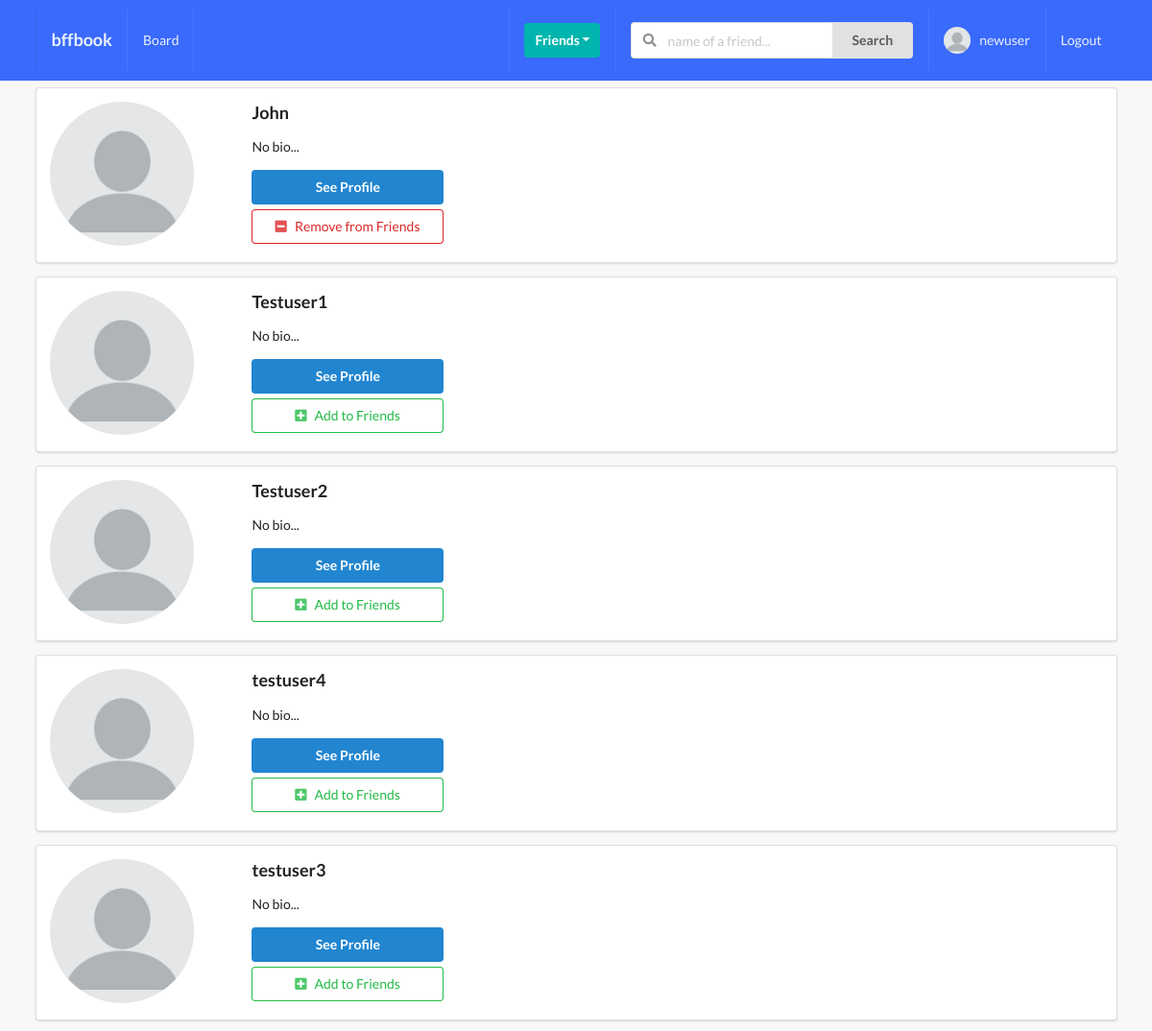
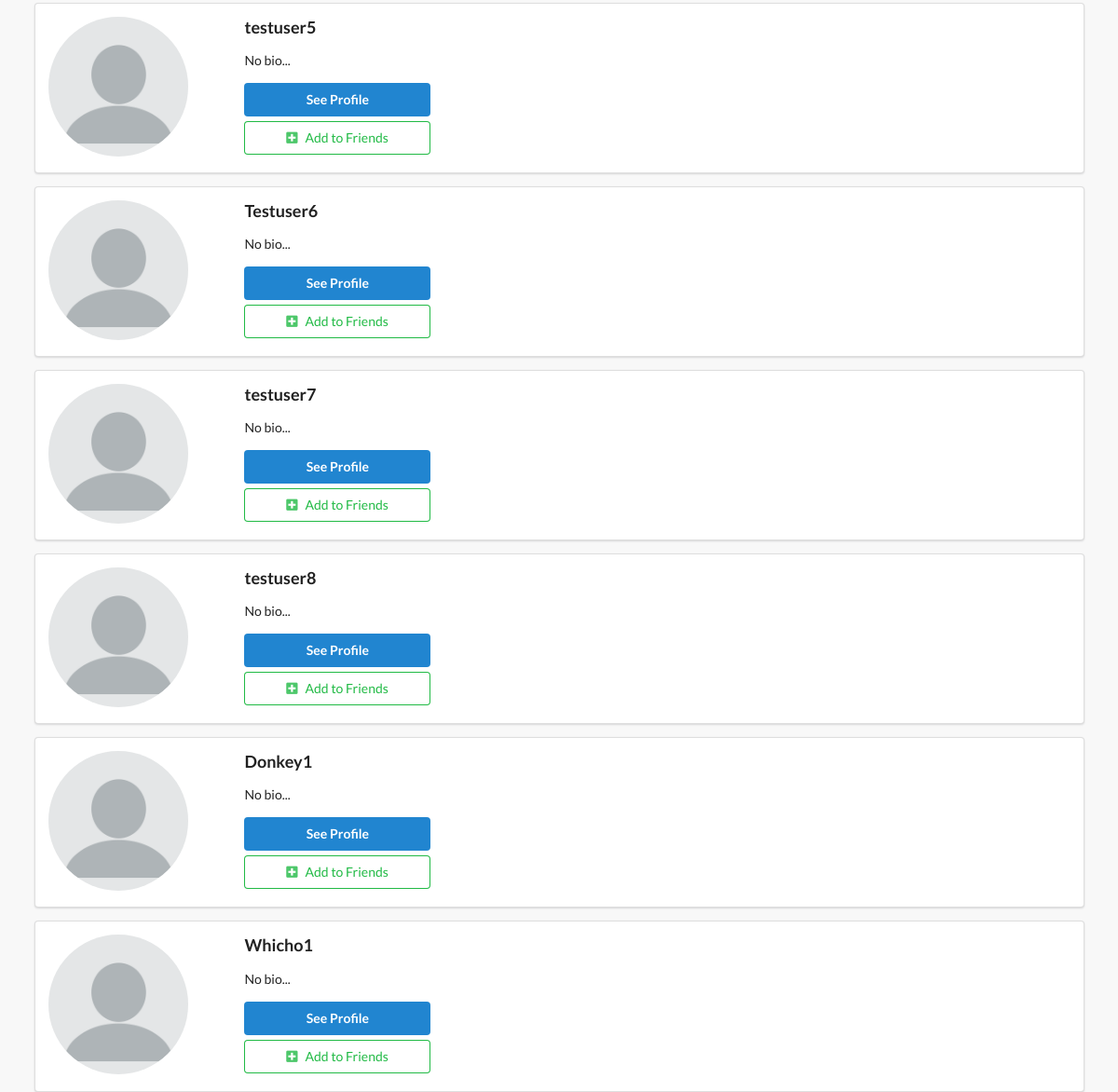
Screenshot of /profiles/ (signed in) with the database file from the repository (2 pictures, top to bottom).
### profiles/models.py (models this page shows, shortened)
class Profile(models.Model):
    first_name = models.CharField(max_length=200, blank=True)
    last_name = models.CharField(max_length=200, blank=True)
    user = models.OneToOneField(User, on_delete=models.CASCADE)
    bio = models.TextField(default="No bio...", max_length=300)
    email = models.EmailField(max_length=200, blank=True)
    country = models.CharField(max_length=200, blank=True)
    avatar = models.ImageField(default='avatar.png', upload_to='avatars/')
    friends = models.ManyToManyField(User, blank=True, related_name='friends')
    slug = models.SlugField(unique=True, blank=True)
    updated = models.DateTimeField(auto_now=True)
    created = models.DateTimeField(auto_now_add=True)
    objects = ProfileManager()
    def get_absolute_url(self):
        return reverse('profiles:profile-detail-view', kwargs={'slug': self.slug})
    __initial_first_name = None
    __initail_last_name = None
    def __init__(self, *args, **kwargs):
        super().__init__(*args, **kwargs)
        self.__initial_first_name = self.first_name
        self.__initial_last_name = self.last_name

### profiles/views.py (the view)
# urls.py: path('', ProfileListView.as_view(), name='all-profiles-view'),
class ProfileListView(LoginRequiredMixin, ListView):
    model = Profile
    template_name = 'profiles/profile_list.html'
    def get_queryset(self):
        qs = Profile.objects.get_all_profiles(self.request.user)
        return qs
    def get_context_data(self, **kwargs):
        context = super().get_context_data(**kwargs)
        user = User.objects.get(username__iexact=self.request.user)
        profile = Profile.objects.get(user=user)
        rel_r = Relationship.objects.filter(sender=profile)
        rel_s = Relationship.objects.filter(receiver=profile)
        rel_receiver = []
        rel_sender = []
        for item in rel_r:
            rel_receiver.append(item.receiver.user)
        for item in rel_s:
            rel_sender.append(item.sender.user)
        context['rel_receiver'] = rel_receiver
        context['rel_sender'] = rel_sender
        context['is_empty'] = False
        if len(self.get_queryset()) == 0:
            context['is_empty'] = True
        return context

### profiles/context_processors.py (called while the page is built)
def profile_pic(request):
    if request.user.is_authenticated:
        profile_obj = Profile.objects.get(user=request.user)
        pic = profile_obj.avatar
        return {'picture': pic}
    return {}

def invitations_received_no(request):
    if request.user.is_authenticated:
        profile_obj = Profile.objects.get(user=request.user)
        qs_count = Relationship.objects.invitations_received(profile_obj).count()
        return {'invites_num': qs_count}
    return {}

### profiles/models.py (called while the page is built)
    def get_all_profiles(self, me):
        profiles = Profile.objects.all().exclude(user=me)
        return profiles

    def invitations_received(self, receiver):
        qs = Relationship.objects.filter(receiver=receiver, status='send')
        return qs

### profiles/templates/profiles/profile_list.html (shortened to what this page needs)
{% extends 'base.html' %}
{% block content %}
    {% for obj in object_list %}
        <div class="ui segment">
            <div class="ui grid">
                <div class="row">
                    <div class="three wide column">
                        <img src="{{ obj.avatar.url }}" alt="" class="ui small circular image">
                    </div>
                    <div class="thirteen wide column">
                        <h3>{{ obj.user }}</h3>
                        <p>{{ obj.bio }}</p>
                        <a href="{{ obj.get_absolute_url }}"><button class="ui primary button mb-5 w-big">See Profile</button></a>
                        <br>
                        {% if obj.user not in rel_receiver and obj.user not in rel_sender %}
                        <form action="{%  url 'profiles:send-invite' %}" method="POST">
                            <button type="submit" class="ui positive basic button mb-5 w-big"><i class="plus square icon"></i>Add to Friends</button>
                        </form>
                        {% endif %}
                        {% if request.user in obj.friends.all %}
                        <form action="{% url 'profiles:remove-friend' %}" method="POST">
                            <button type="submit" class="ui negative basic button mb-5 w-big"><i class="minus square icon"></i>Remove from Friends</button>
                        </form>
                        {% endif %}
                    </div>
                </div>
            </div>
        </div>
    {% endfor %}
{% endblock content %}

### templates/main/navbar.html (shortened to what this page needs)
{% url 'home_view' as path_to_home %}
{% url 'posts:main-post-view' as path_to_posts %}
{% url 'profiles:my-profile-view' as path_to_my_profile %}
<div class="ui inverted menu nav mb-7">
    <div class="ui container">
        <a href="{{ path_to_home }}" class=" {% if request.path == path_to_home %}active{% endif %} item">
            <h3>bffbook</h3>
        </a>
        {% if request.user.is_authenticated %}
        <a href="{{ path_to_posts }}" class="{% if request.path == path_to_posts %}active{% endif %} item">
            Board
        </a>
        {% endif %}
        <div class="right menu">
            {% if request.user.is_authenticated %}
            <div class="item">
                <div class="ui floating dropdown icon button teal"> Friends
                    <i class="dropdown icon"></i>
                </div>
            </div>
                <div class="item">
                <form action="" method="GET">
                    <div class="ui action left icon input">
                    <input class="prompt" type="text" name='q' placeholder="name of a friend...">
                    <button type='submit' class="ui button">Search</button>
                    </div>
                </form>
                </div>
                <a href="{{path_to_my_profile}}" class="{% if request.path == path_to_my_profile %}active{% endif %} item">
                    <img src="{{ picture.url }}" alt="" class="ui avatar image">&nbsp;
                    {{ request.user }}
                </a>
                <a href="{% url 'account_logout' %}" class="ui item">
                    Logout
                </a>
            {% else %}
            <a href="{% url 'account_login' %}" class="ui item">
                    Login
                </a>
            {% endif %}
        </div>
    </div>
</div>

### static/style.css (style rules this page uses)
body { background: #F8F8F8 !important; }
.nav { border-radius: 0px !important; padding: 10px 0 10px 0 !important; background-color: #396afc !important; }
.mb-7 { margin-bottom: 7px !important; }
.mb-5 { margin-bottom: 5px !important; }
.w-big { width: 200px !important; }

### rows the page displays
Profile: avatar (placeholder picture), user "John", bio "No bio..."
Profile: avatar (placeholder picture), user "Testuser1", bio "No bio..."
Profile: avatar (placeholder picture), user "Testuser2", bio "No bio..."
Profile: avatar (placeholder picture), user "testuser4", bio "No bio..."
Profile: avatar (placeholder picture), user "testuser3", bio "No bio..."
Profile: avatar (placeholder picture), user "testuser5", bio "No bio..."
Profile: avatar (placeholder picture), user "Testuser6", bio "No bio..."
Profile: avatar (placeholder picture), user "testuser7", bio "No bio..."
Profile: avatar (placeholder picture), user "testuser8", bio "No bio..."
Profile: avatar (placeholder picture), user "Donkey1", bio "No bio..."
Profile: avatar (placeholder picture), user "Whicho1", bio "No bio..."

### other values shown
{{ request.user }} "newuser"
